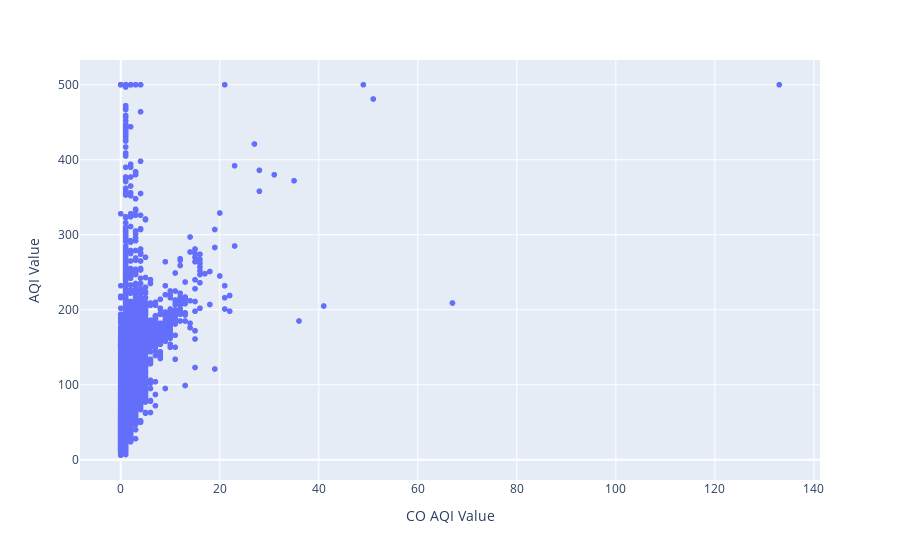

Write notebook code for a chart like this one.
### Code cell
import plotly.express as px

fig = px.scatter(poll, x='CO AQI Value', y='AQI Value')
fig.show()

### Figure 1 — Plotly figure (JSON) as saved in the notebook; plotly's stock layout.template omitted (floating-point values rounded to 4 significant figures; data arrays with more than 128 entries replaced by an {"elided": "..."} marker saying what was removed)
{"data": [{"hovertemplate": "CO AQI Value=%{x}<br>AQI Value=%{y}<extra></extra>", "legendgroup": "", "marker": {"color": "#636efa", "symbol": "circle"}, "mode": "markers", "name": "", "showlegend": false, "type": "scattergl", "x": {"elided": "23463 int values"}, "xaxis": "x", "y": {"elided": "23463 int values"}, "yaxis": "y"}], "layout": {"legend": {"tracegroupgap": 0}, "margin": {"t": 60}, "xaxis": {"anchor": "y", "domain": [0, 1], "title": {"text": "CO AQI Value"}}, "yaxis": {"anchor": "x", "domain": [0, 1], "title": {"text": "AQI Value"}}}}
